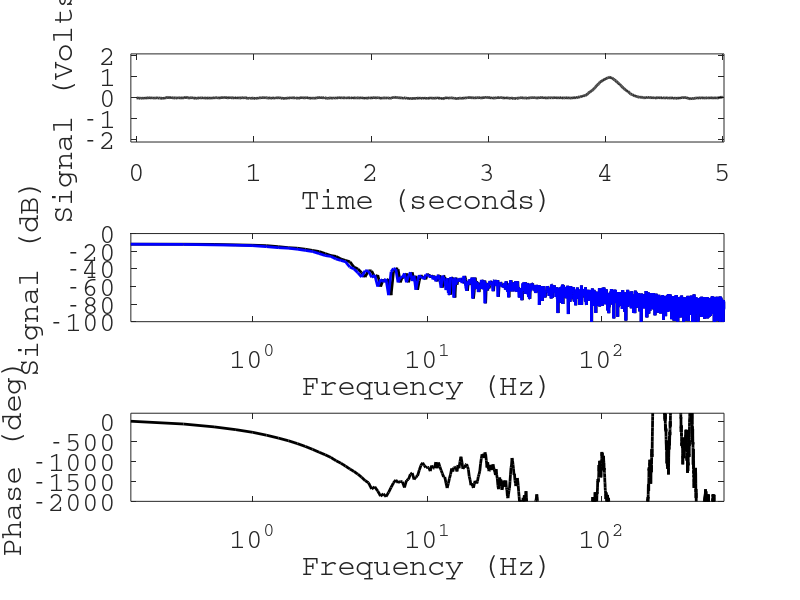

Write MATLAB code to recreate this figure.
clear;
close;
home;
pkg load signal;

%dsp parameters for x-axis:
fs = 1000.0; %Hz
T = 5.0; %Total time
dt = 1/fs;
df = 1/T;
f = transpose([df:df:fs/2+df]);
t = transpose([0.0:dt:T-dt]);
N = length(t)/2;
%dsp parameters for y-axis:
amplitude = 1.0;
mu = 4;
sigma_t = 0.1;
noise_sigma = 0.1;
x = exp(-2*pi*0.005);
a = 1-x;
b = x;
noise = randn(size(t))*noise_sigma;
%signals
y_in = amplitude*exp(-0.5*((t-mu)/sigma_t).^2)+noise;
y_out = zeros(size(y_in));

%filtering - forward
n = length(t);
for i=2:n
	y_out(i) = a*y_in(i)+b*y_out(i-1);
endfor

%Computing the spectrum
Y = sqrt(conj(fft(y_out)).*fft(y_out));
Y_R = Y(1:length(f))*dt;
Y_L = Y(length(f)-1:end)*dt;
%Computing the phase
Y_p = fft(y_out);
p = -unwrap( arg( Y_p( 1:length(f) ) ) )*180.0/pi;

%Plotting section
figure(1, 'position',[0,0,1000,1000]);
subplot(3,1,1);
plot(t,y_out,'color','black','linewidth',2.0);
xlabel('Time (seconds)','fontname','Courier','fontsize',20);
ylabel('Signal (Volts)','fontname','Courier','fontsize',20);
set(gca(),'fontname','Courier','fontsize',20);
axis([0-dt*50 T+dt*10 -2.1*amplitude 2.1*amplitude]);
subplot(3,1,2);
hold on;
semilogx(f,20*log10(Y_R),'color','black','linewidth',2.0);
semilogx(f,20*log10(flipud(Y_L)),'color','blue','linewidth',2.0);
axis([df fs/2+df*10 -100 0]);
xlabel('Frequency (Hz)','fontname','Courier','fontsize',20);
ylabel('Signal (dB)','fontname','Courier','fontsize',20);
set(gca(),'fontname','Courier','fontsize',20);
box on;
subplot(3,1,3);
hold on;
semilogx(f,p,'color','black','linewidth',2.0);
axis([df fs/2+df*10 -2000 200]);
xlabel('Frequency (Hz)','fontname','Courier','fontsize',20);
ylabel('Phase (deg)','fontname','Courier','fontsize',20);
set(gca(),'fontname','Courier','fontsize',20);
box on;
